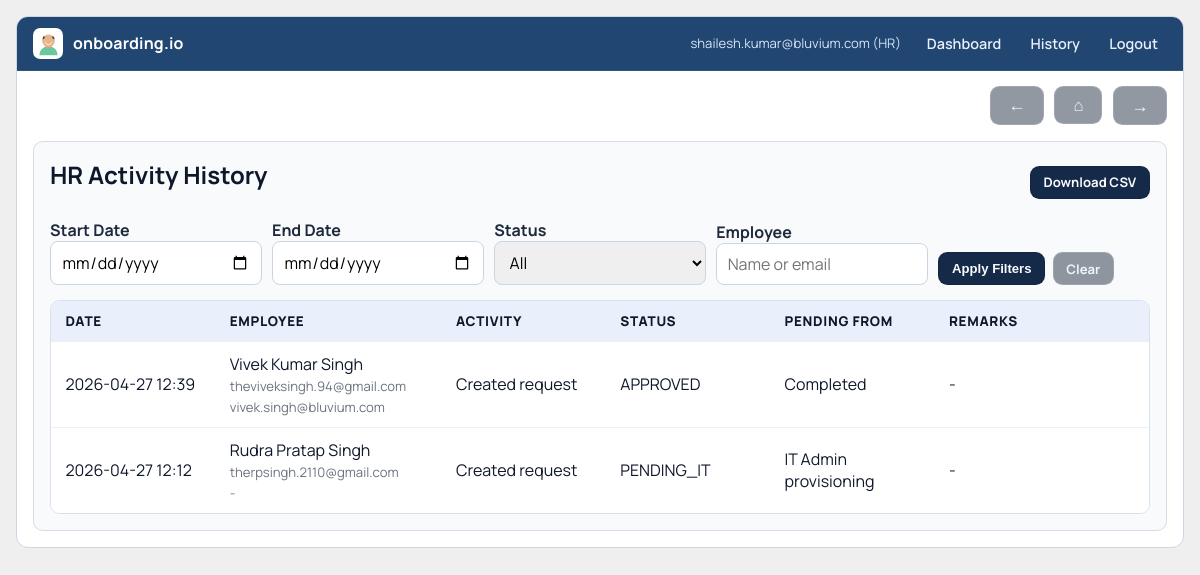
The app's page /history (signed in) with its own data.
### models.py (models this page shows)
class User(UserMixin, db.Model):
    id = db.Column(db.Integer, primary_key=True)
    email = db.Column(db.String(255), unique=True, nullable=False)
    password_hash = db.Column(db.String(255), nullable=False)
    role = db.Column(db.String(50), nullable=False)
    domain = db.Column(db.String(255), nullable=False)
    created_at = db.Column(db.DateTime)

class EmployeeRequest(db.Model):
    id = db.Column(db.Integer, primary_key=True)
    domain = db.Column(db.String(255), nullable=False)
    requested_by = db.Column(db.Integer, db.ForeignKey("user.id"), nullable=False)
    first_name = db.Column(db.String(255))
    middle_name = db.Column(db.String(255))
    last_name = db.Column(db.String(255))
    employee_name = db.Column(db.String(255), nullable=False)
    employee_email = db.Column(db.String(255), nullable=False)
    gender = db.Column(db.String(50))
    job_title = db.Column(db.String(255))
    work_mode = db.Column(db.String(50))
    work_location = db.Column(db.String(255))
    company_email = db.Column(db.String(255))
    status = db.Column(db.String(50), nullable=False)
    created_at = db.Column(db.DateTime)

### app.py (the view, shortened to what this page needs)
    @app.route("/history")
    @login_required
    def history():
        domain = current_user.domain
        role = current_user.role
        export_csv = request.args.get("export") == "csv"
        filters = parse_history_filters()
        if role == ROLE_HR:
            requests = EmployeeRequest.query.filter_by(domain=domain, requested_by=current_user.id).order_by(EmployeeRequest.created_at.desc()).all()
            tracking_map = build_tracking_map(requests)
            rows = []
            for req in requests:
                tracking = tracking_map.get(req.id, {})
                rows.append({
                    "date": req.created_at.strftime("%Y-%m-%d %H:%M") if req.created_at else "-",
                    "employee": req.employee_name,
                    "personal_email": req.employee_email,
                    "company_email": req.company_email or "-",
                    "activity": "Created request",
                    "status": req.status,
                    "request_status": req.status,
                    "pending_from": tracking.get("pending_from", "-"),
                    "remarks": "-",
                })
            title = "HR Activity History"
        rows = apply_history_filters(rows, filters)
        if export_csv:
            headers = ["date", "employee", "personal_email", "company_email", "activity", "status", "pending_from", "remarks"]
            filename = f"{role.lower()}_history.csv"
            return build_csv_response(filename, headers, rows)
        return render_template(
            "history.html",
            history_rows=rows,
            history_title=title,
            filters=filters,
            status_options=[STATUS_PENDING_IT, STATUS_PENDING_APPROVAL, STATUS_APPROVED, STATUS_REJECTED],
        )

### templates/history.html (shortened to what this page needs)
{% extends "base.html" %}
{% block content %}
<div class="dashboard">
  <div class="history-head">
    <h2>{{ history_title }}</h2>
    <a class="btn small" href="{{ url_for('history', export='csv', start_date=filters.start_date_raw, end_date=filters.end_date_raw, status=filters.status, employee=filters.employee_raw) }}">Download CSV</a>
  </div>
  <form method="get" class="history-filters">
    <div>
      <label>Start Date</label>
      <input type="date" name="start_date" value="{{ filters.start_date_raw }}">
    </div>
    <div>
      <label>End Date</label>
      <input type="date" name="end_date" value="{{ filters.end_date_raw }}">
    </div>
    <div>
      <label>Status</label>
      <select name="status">
        <option value="">All</option>
      </select>
    </div>
    <div>
      <label>Employee</label>
      <input type="text" name="employee" placeholder="Name or email" value="{{ filters.employee_raw }}">
    </div>
    <div class="history-filter-actions">
      <button type="submit" class="btn small">Apply Filters</button>
      <a class="btn btn-outline small" href="{{ url_for('history') }}">Clear</a>
    </div>
  </form>
  <div class="table">
    <div class="table-header history-header">
      <span>Date</span>
      <span>Employee</span>
      <span>Activity</span>
      <span>Status</span>
      <span>Pending From</span>
      <span>Remarks</span>
    </div>
    {% for row in history_rows %}
      <div class="table-row history-row">
        <span>{{ row.date }}</span>
        <span>
          {{ row.employee }}
          <span class="table-subtext">{{ row.personal_email }}</span>
          <span class="table-subtext">{{ row.company_email }}</span>
        </span>
        <span>{{ row.activity }}</span>
        <span>{{ row.status }}</span>
        <span>{{ row.pending_from }}</span>
        <span>{{ row.remarks }}</span>
      </div>
    {% endfor %}
  </div>
</div>
{% endblock %}

### templates/base.html (shortened to what this page needs)
<!DOCTYPE html>
<html lang="en">
<head>
  <link rel="stylesheet" href="{{ url_for('static', filename='css/style.css') }}">
</head>
<body class="{{ page_class|trim }}">
  <div class="page-shell {% if page_class|trim %}{{ page_class|trim }}{% endif %}">
    {% if show_nav|trim != 'false' %}
    <nav class="top-nav">
      <a class="brand" href="{{ url_for('index') }}">
        <span class="brand-icon"></span>
        <span>onboarding.io</span>
      </a>
      <div class="nav-links">
        {% if current_user.is_authenticated %}
          <span class="nav-meta">{{ current_user.email }} ({{ current_user.role }})</span>
          <a class="nav-link" href="{{ url_for('dashboard') }}">Dashboard</a>
          <a class="nav-link" href="{{ url_for('history') }}">History</a>
          <a class="nav-link" href="{{ url_for('logout') }}">Logout</a>
        {% else %}
          <a class="nav-link nav-link-primary" href="{{ url_for('login') }}">Login</a>
          <a class="nav-link" href="{{ url_for('signup') }}">Sign Up</a>
        {% endif %}
      </div>
    </nav>
    {% endif %}
    <main>
    {% if show_page_controls|trim != 'false' %}
      <div class="page-controls" role="navigation" aria-label="Page controls">
        <button
          type="button"
          class="btn btn-outline page-control-btn page-control-icon-btn"
          onclick="if (window.history.length > 1) { window.history.back(); } else { window.location.href='{{ url_for('index') }}'; }"
          aria-label="Go back"
          title="Go back"
        >
          <span class="page-control-symbol" aria-hidden="true">←</span>
        </button>
        <a class="btn btn-outline page-control-btn page-control-icon-btn page-control-home" href="{{ url_for('index') }}" aria-label="Home" title="Home">
          <span class="page-control-symbol" aria-hidden="true">⌂</span>
        </a>
        <a class="btn btn-outline page-control-btn page-control-icon-btn" href="{{ url_for('logout') if current_user.is_authenticated else url_for('index') }}" aria-label="Next" title="Next">
          <span class="page-control-symbol" aria-hidden="true">→</span>
        </a>
      </div>
    {% endif %}
    {% block content %}{% endblock %}
    </main>
  </div>
</body>
</html>

### static/css/style.css (style rules this page uses)
:root { --page-bg: #efefef; --panel-bg: #ffffff; --ink: #0f172a; --muted: #475569; --line: #d6dce7; --hero: #19365e; --hero-top: #214671; --hero-ink: #f3f6fb; --hero-sub: #d3deed; --btn-dark: #142a48; }
* { box-sizing: border-box; }
body { margin: 0; background: var(--page-bg); color: var(--ink); font-family: "Manrope", "Segoe UI", Tahoma, sans-serif; }
a { color: inherit; text-decoration: none; }
.page-shell { width: min(1240px, calc(100% - 2rem)); margin: 1rem auto; background: var(--panel-bg); border: 1px solid #cfd6e2; border-radius: 12px; overflow: hidden; }
.top-nav { display: flex; justify-content: space-between; align-items: center; gap: 1rem; padding: 0.7rem 1rem; background: var(--hero-top); border-bottom: 1px solid rgba(255, 255, 255, 0.08); }
.brand { display: inline-flex; align-items: center; gap: 0.6rem; color: #ffffff; font-weight: 700; letter-spacing: 0.01em; }
.brand-icon { width: 1.9rem; height: 1.9rem; border-radius: 0.45rem; background: #ffffff url("/static/images/avatar-favicon.svg") center / cover no-repeat; border: 1px solid rgba(255, 255, 255, 0.65); flex-shrink: 0; }
.nav-links { display: inline-flex; align-items: center; gap: 0.7rem; }
.nav-meta { font-size: 0.82rem; color: #d7e4f7; margin-right: 0.35rem; }
.nav-link { color: #e8f0fc; font-size: 0.9rem; font-weight: 600; padding: 0.2rem 0.5rem; border-radius: 999px; border: 1px solid transparent; }
main { padding: 0; }
.page-controls { display: flex; justify-content: flex-end; align-items: center; gap: 0.65rem; padding: 0.95rem 1rem 0; flex-wrap: wrap; }
.page-control-btn { text-align: center; }
.page-control-icon-btn { min-width: 3rem; padding-inline: 0.9rem; }
.page-control-symbol { display: inline-flex; align-items: center; justify-content: center; font-size: 1.1rem; font-weight: 800; line-height: 1; }
.page-control-home .page-control-symbol { font-size: 1.05rem; }
.table-subtext { display: block; margin-top: 0.14rem; color: #6b7280; font-size: 0.82rem; }
.btn { display: inline-flex; align-items: center; justify-content: center; border: 1px solid rgba(17, 24, 39, 0.25); background: var(--btn-dark); color: #f8fafc; border-radius: 0.58rem; padding: 0.6rem 1.08rem; font-weight: 700; font-size: 0.95rem; cursor: pointer; transition: transform 0.15s ease, filter 0.18s ease; }
.btn-outline, .btn.secondary { background: rgba(14, 27, 47, 0.45); border-color: rgba(255, 255, 255, 0.14); color: #eef4ff; }
.btn.small { padding: 0.42rem 0.8rem; font-size: 0.82rem; }
.card, .dashboard { margin: 1rem; border-radius: 0.6rem; border: 1px solid var(--line); background: #f8fafc; padding: 1rem; }
.card h2, .dashboard h2 { margin-top: 0; margin-bottom: 1rem; }
form { display: grid; gap: 0.65rem; }
label { font-weight: 700; color: #1e293b; }
input, select { width: 100%; border: 1px solid #cbd5e1; border-radius: 0.5rem; padding: 0.58rem 0.65rem; font: inherit; }
.table { margin-top: 0.9rem; border: 1px solid #d8e0ec; border-radius: 0.6rem; overflow: hidden; }
.table-header, .table-row { display: grid; grid-template-columns: 1.2fr 1.5fr 1fr 1fr; gap: 0.6rem; align-items: center; padding: 0.7rem 0.9rem; }
.table-header { background: #e9f0fb; font-weight: 800; font-size: 0.84rem; text-transform: uppercase; letter-spacing: 0.05em; }
.table-row { background: #ffffff; border-top: 1px solid #edf2f8; }
.history-head { display: flex; justify-content: space-between; align-items: center; gap: 0.75rem; }
.history-filters { margin-top: 0.75rem; grid-template-columns: repeat(5, minmax(0, 1fr)); align-items: end; }
.history-filter-actions { display: flex; gap: 0.45rem; flex-wrap: wrap; }
.history-filter-actions .btn { width: auto; }
.history-header, .history-row { grid-template-columns: 1fr 1.4fr 1fr 1fr 1fr 1.2fr; }

### records on screen
User: email "shailesh.kumar@bluvium.com", role "HR"
EmployeeRequest: date "2026-04-27 12:39", employee "Vivek Kumar Singh", personal_email "theviveksingh.94@gmail.com", company_email "vivek.singh@bluvium.com", activity "Created request", status "APPROVED", pending_from "Completed", remarks "-"
EmployeeRequest: date "2026-04-27 12:12", employee "Rudra Pratap Singh", personal_email "therpsingh.2110@gmail.com", company_email "-", activity "Created request", status "PENDING_IT", pending_from "IT Admin provisioning", remarks "-"

### other values on screen
{{ history_title }} "HR Activity History"
